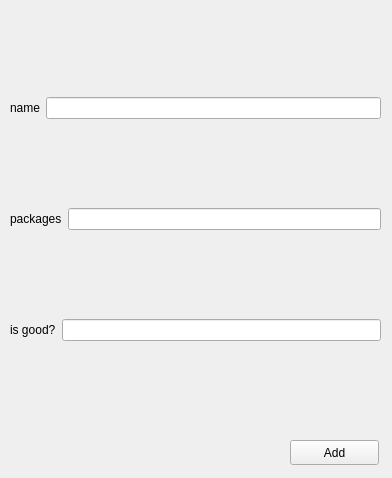
<?xml version="1.0" encoding="UTF-8"?>
<ui version="4.0">
 <class>Form</class>
 <widget class="QWidget" name="Form">
  <property name="geometry">
   <rect>
    <x>0</x>
    <y>0</y>
    <width>392</width>
    <height>478</height>
   </rect>
  </property>
  <property name="windowTitle">
   <string>Form</string>
  </property>
  <widget class="QWidget" name="verticalLayoutWidget">
   <property name="geometry">
    <rect>
     <x>10</x>
     <y>14</y>
     <width>371</width>
     <height>411</height>
    </rect>
   </property>
   <layout class="QVBoxLayout" name="verticalLayout">
    <item>
     <layout class="QHBoxLayout" name="horizontalLayout_2">
      <item>
       <widget class="QLabel" name="label">
        <property name="text">
         <string>name</string>
        </property>
       </widget>
      </item>
      <item>
       <widget class="QLineEdit" name="lineEdit"/>
      </item>
     </layout>
    </item>
    <item>
     <layout class="QHBoxLayout" name="horizontalLayout">
      <item>
       <widget class="QLabel" name="label_2">
        <property name="text">
         <string>packages</string>
        </property>
       </widget>
      </item>
      <item>
       <widget class="QLineEdit" name="lineEdit_2"/>
      </item>
     </layout>
    </item>
    <item>
     <layout class="QHBoxLayout" name="horizontalLayout_3">
      <item>
       <widget class="QLabel" name="label_3">
        <property name="text">
         <string>is good?</string>
        </property>
       </widget>
      </item>
      <item>
       <widget class="QLineEdit" name="lineEdit_3"/>
      </item>
     </layout>
    </item>
   </layout>
  </widget>
  <widget class="QPushButton" name="pushButton">
   <property name="geometry">
    <rect>
     <x>290</x>
     <y>440</y>
     <width>89</width>
     <height>25</height>
    </rect>
   </property>
   <property name="text">
    <string>Add</string>
   </property>
  </widget>
 </widget>
 <resources/>
 <connections/>
</ui>
